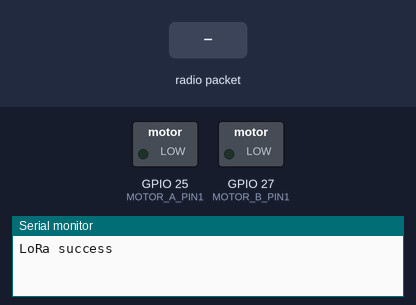
A program run on a simulated ESP32. On the bench: switched loads named in the program (green lamp = pin HIGH), the last lines printed to the serial monitor. Inputs (shaded band) come from the test bench. No radio packets arrive unless stated; pins used as bus, display or sensor lines are not drawn.

Above: at 1.2 s.
1.3 s: radio packet "5" arrives
At 2.5 s:
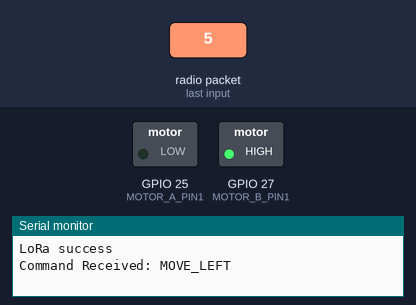
2.8 s: radio packet "90" arrives
At 3.8 s:
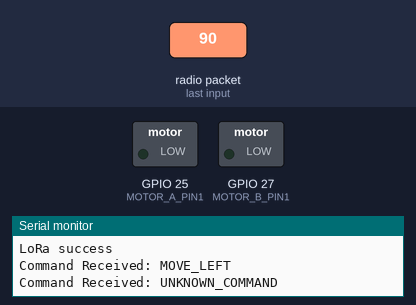
Timing chart, 0 to 5.8 s (numbered marks = the images above; inputs shaded):
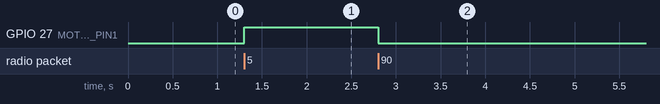

Measured:
- after the input at 1.3 s, GPIO 27 (MOTOR_B_PIN1): LOW → HIGH at once
- after the input at 2.8 s, GPIO 27 (MOTOR_B_PIN1): HIGH → LOW at once

The program:

main.cpp
```cpp
#include <Arduino.h>
#include <SPI.h>
#include <LoRa.h>
#include "comms.h"
#include "Motor_handler.h"

#define BAUD_RATE    9600
#define LORA_MHZ     433E6
#define MOTOR_A_PIN1 25
#define MOTOR_A_PIN2 26
#define MOTOR_B_PIN1 27
#define MOTOR_B_PIN2 14
#define ENCODER_A    34
#define ENCODER_B    35
#define LORA_SS      18
#define LORA_RST     14
#define LORA_DIO0    26
#define RESET_LORA   1

void setup()
{
    pinMode( MOTOR_A_PIN1, OUTPUT );
    pinMode( MOTOR_A_PIN2, OUTPUT );
    pinMode( MOTOR_B_PIN1, OUTPUT );
    pinMode( MOTOR_B_PIN2, OUTPUT );
    pinMode( ENCODER_A, INPUT );
    pinMode( ENCODER_B, INPUT );

    Serial.begin( BAUD_RATE );
    while ( !Serial );

    // Initialize LoRa
    LoRa.setPins( LORA_SS, LORA_RST, LORA_DIO0 );
    if ( !LoRa.begin( LORA_MHZ ) )
    {
        Serial.println( "LoRa fail" );
        while ( RESET_LORA );
    }
    Serial.println("LoRa success");
}

void loop()
{
    handle_LoRa_command();
}
```

Comms.h
```cpp
#ifndef COMMS_H
#define COMMS_H

typedef enum {
    MOVEMENT_FORWARD = 0x2,
    MOVEMENT_BACKWARD = 0x3,
    MOVEMENT_RIGHT = 0x4,
    MOVEMENT_LEFT = 0x5
} tMovement;

typedef enum {
    FUNCTION_ON = 0x7,
    FUNCTION_OFF = 0x8
} tFunction;

#endif // COMMS_H
```

Motor_handler.h
```cpp
#ifndef MOTOR_HANDLER
#define MOTOR_HANDLER

#include "Comms.h"

void handle_LoRa_command();

#endif // MOTOR_HANDLER
```

Delay_nb.cpp
```cpp
#include <Arduino.h>

/**
 * @brief             Non-blocking delay which is used like an if statement
 *
 * @param duration_ms Duration of delay
 * @return true       Proceed with program
 * @return false      Do not proceed
 */
bool delay_nb( unsigned long duration_ms )
{
    static unsigned long last_time = 0;

    if( ( millis() - last_time ) >= duration_ms )
    {
        last_time = millis();  // last time is now what ever millis is when it does pass the delay duration value
        return true;
    }

    return false;
}
```

Motor_handler.cpp
```cpp
#include <Arduino.h>
#include "LoRa.h"
#include "comms.h"
#include "Motor_handler.h"

#define MOTOR_A_PIN1 25
#define MOTOR_A_PIN2 26
#define MOTOR_B_PIN1 27
#define MOTOR_B_PIN2 14

void move_motor( tMovement command )
{
    switch( command )
    {
        case( MOVEMENT_FORWARD ):
        {
            digitalWrite( MOTOR_A_PIN1, HIGH );
            digitalWrite( MOTOR_A_PIN2, LOW );
            digitalWrite( MOTOR_B_PIN1, HIGH );
            digitalWrite( MOTOR_B_PIN2, LOW );
            break;
        }
        case( MOVEMENT_BACKWARD ):
        {
            digitalWrite( MOTOR_A_PIN1, LOW );
            digitalWrite( MOTOR_A_PIN2, HIGH );
            digitalWrite( MOTOR_B_PIN1, LOW );
            digitalWrite( MOTOR_B_PIN2, HIGH );
            break;
        }
        case( MOVEMENT_RIGHT ):
        {
            digitalWrite( MOTOR_A_PIN1, HIGH );
            digitalWrite( MOTOR_A_PIN2, LOW );
            digitalWrite( MOTOR_B_PIN1, LOW );
            digitalWrite( MOTOR_B_PIN2, HIGH );
            break;
        }
        case( MOVEMENT_LEFT ):
        {
            digitalWrite( MOTOR_A_PIN1, LOW );
            digitalWrite( MOTOR_A_PIN2, HIGH );
            digitalWrite( MOTOR_B_PIN1, HIGH );
            digitalWrite( MOTOR_B_PIN2, LOW );
            break;
        }
        default:
        {
            digitalWrite( MOTOR_A_PIN1, LOW );
            digitalWrite( MOTOR_A_PIN2, LOW );
            digitalWrite( MOTOR_B_PIN1, LOW );
            digitalWrite( MOTOR_B_PIN2, LOW );
            break;
        }
    }
}

String command_string( tMovement command )
{
    switch (command)
    {
        case( MOVEMENT_FORWARD ):
        {
            return "MOVE_FORWARD";
        }
        case( MOVEMENT_BACKWARD ):
        {
            return "MOVE_BACKWARD";
        }
        case( MOVEMENT_RIGHT ):
        {
            return "MOVE_RIGHT";
        }
        case( MOVEMENT_LEFT ):
        {
            return "MOVE_LEFT";
        }
        default:
        {
            return "UNKNOWN_COMMAND";
        }
    }
}

void handle_LoRa_command()
{
    int packet_size = LoRa.parsePacket();
    if( packet_size )
    {
        String received = "";
        while( LoRa.available () )
        {
            received += ( char )LoRa.read();
        }
        tMovement command = ( tMovement )received.toInt();
        String command_str = command_string( command );
        Serial.print( "Command Received: " );
        Serial.println( command_str );
        move_motor( command );
    }

}
```

Source omitted: glcdfont.c (data table, 9064 bytes)
